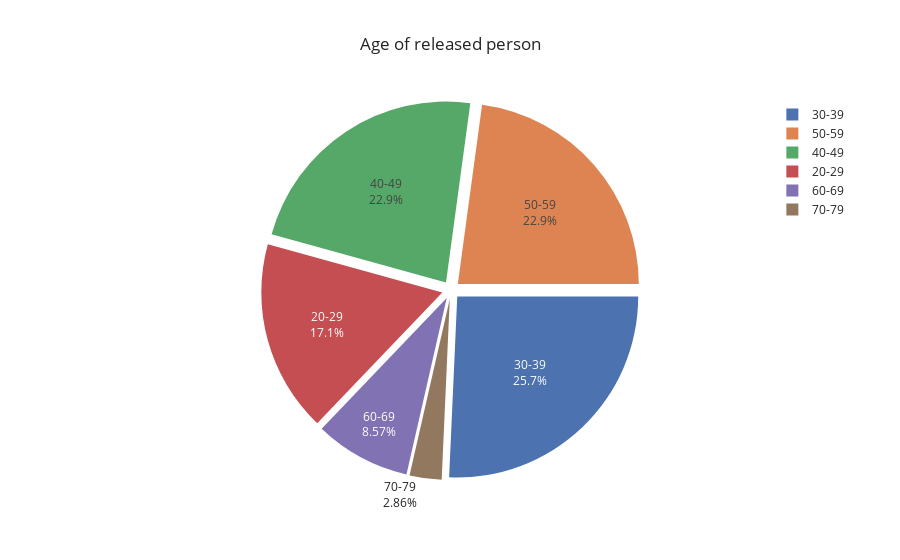

Here is the notebook cell this chart was saved with:
### Code cell
agr = released[released.age_range!="Unknown"]
fig = px.pie(agr,
             names="age_range",
             title="Age of released person",
             template="seaborn")
fig.update_traces(rotation=90, pull=0.05, textinfo="percent+label")
fig.show()

### Figure 1 — Plotly figure (JSON) as saved in the notebook; plotly's stock layout.template omitted (floating-point values rounded to 4 significant figures)
{"data": [{"domain": {"x": [0, 1], "y": [0, 1]}, "hovertemplate": "age_range=%{label}<extra></extra>", "labels": ["30-39", "50-59", "50-59", "50-59", "30-39", "50-59", "20-29", "60-69", "20-29", "50-59", "20-29", "40-49", "20-29", "40-49", "40-49", "40-49", "30-39", "20-29", "30-39", "40-49", "60-69", "40-49", "50-59", "20-29", "30-39", "40-49", "60-69", "50-59", "50-59", "70-79", "30-39", "30-39", "30-39", "30-39", "40-49"], "legendgroup": "", "name": "", "pull": 0.05, "rotation": 90, "showlegend": true, "textinfo": "percent+label", "type": "pie"}], "layout": {"legend": {"tracegroupgap": 0}, "title": {"text": "Age of released person"}}}
